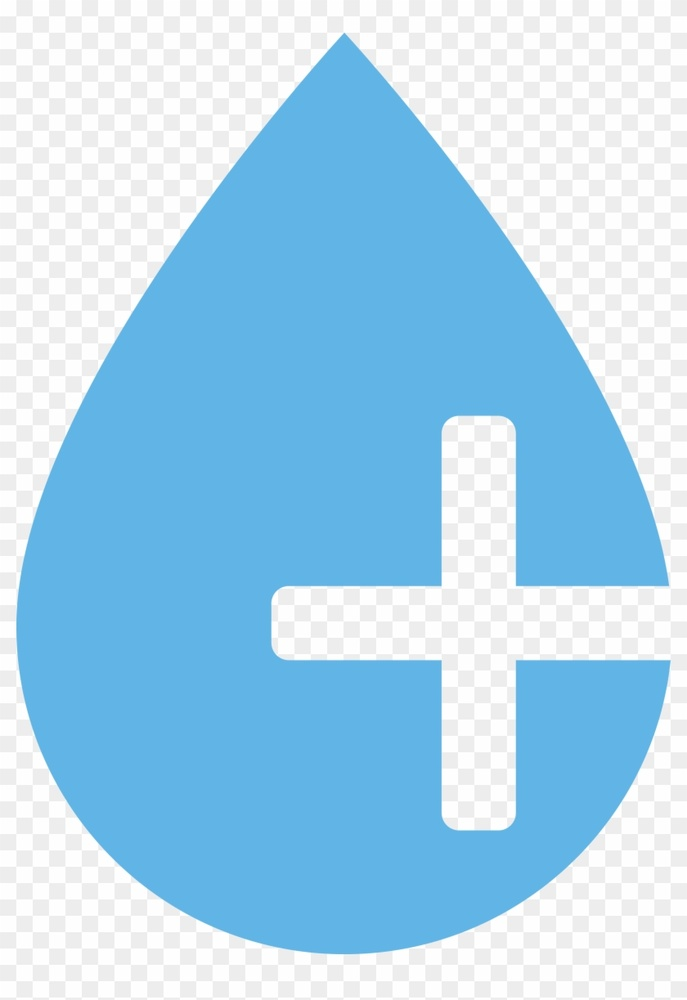
#> input picture python/reminder app/images/water.jpeg, 687 x 1000 px, shrunk from 840 x 1223 before the run
$ python project.py
#> lines starting #> are read from the running program, lines starting #| are printed output that depends on the picture
#> the answer given: ../reminder app/images
#**********************  project.py  *********************
#
# Name: Wilbert Acosta Martinez Jr
#
# Course: CSCI 1470
#
# Assignment: CSCI Python Project
#
# Algorithm:
#   Prompt user to enter the directory to search for images
#   call ImageEvaluator
#       Initialize values/variables to be used throughout the program
#       pass in user input as path
#       verify the path the program is running in is the same path containing images
#       if not change to the correct directory containing the images
#       Start
#           search for images of all types within path and append them to a list
#           Iterate through the list and calculate luminance for each image,
#               return relative luminance
#           Iterate through the image list once more and calculate the brightness of each image
#               return precieved brightness
#           Load data into dictiunary
#           Convert dictionary to JSON file and write to file in the directory
#       End
#
# **********************************************************

import os
import json
import sys
import math
import fnmatch

# Python Imaging Library(PIL) used to manipulate images in Python
from PIL import Image
from PIL import ImageStat

class ImageEvaluator:

    def __init__(self, path):
    # Initialize values
        self.path = path
        self.image_list = []
        self.data = []
        self.img_dict = None
        self.luminance_dict = {}
        self.brightness_dict = {}

    # Changes the dir to the path containing images
    def get_correct_dir(self):
        current_dir = os.getcwd()
        if current_dir == self.path:
            return self.path
        else:
            correct_dir = os.chdir(self.path)
            return correct_dir

    def load_images(self):
    # Loads images into the image list. If no images found, exits program with error message
        jpg_type = '*.jpg'
        JPG_type = '*.JPG'
        jpeg_type = '*.jpeg'
        JPEG_type = '*.JPEG'
        png_type = '*.png'
        PNG_type = '*.PNG'

        for root, dirs, files in os.walk(self.path):
            if not files:
                print('Error - There are no files in this directory')
                return False

            for file_type in files:
                if fnmatch.fnmatch(file_type, jpg_type):
                    self.image_list.append(file_type)
                elif fnmatch.fnmatch(file_type, JPG_type):
                    self.image_list.append(file_type)
                elif fnmatch.fnmatch(file_type, jpeg_type):
                    self.image_list.append(file_type)
                elif fnmatch.fnmatch(file_type, JPEG_type):
                    self.image_list.append(file_type)
                elif fnmatch.fnmatch(file_type, png_type):
                    self.image_list.append(file_type)
                elif fnmatch.fnmatch(file_type, PNG_type):
                    self.image_list.append(file_type)
                else:
                    print('Error - Unable to locate any image files in [{}]. Please try a diffent file path.'
                        .format(self.path))
                    return False
        return True

    def luminance_calculation(self):
        # Calculates the relative luminance and the brightness of an image

        # Gets the correct containing the images first
        dir = self.get_correct_dir()

        for image in self.image_list:
            img = Image.open(image)
#> img is the input picture: PIL image 687x1000 RGB; mean R, G, B 168.5, 211.6, 237.4
            stat = ImageStat.Stat(img)
            grey_img = img.convert('L')
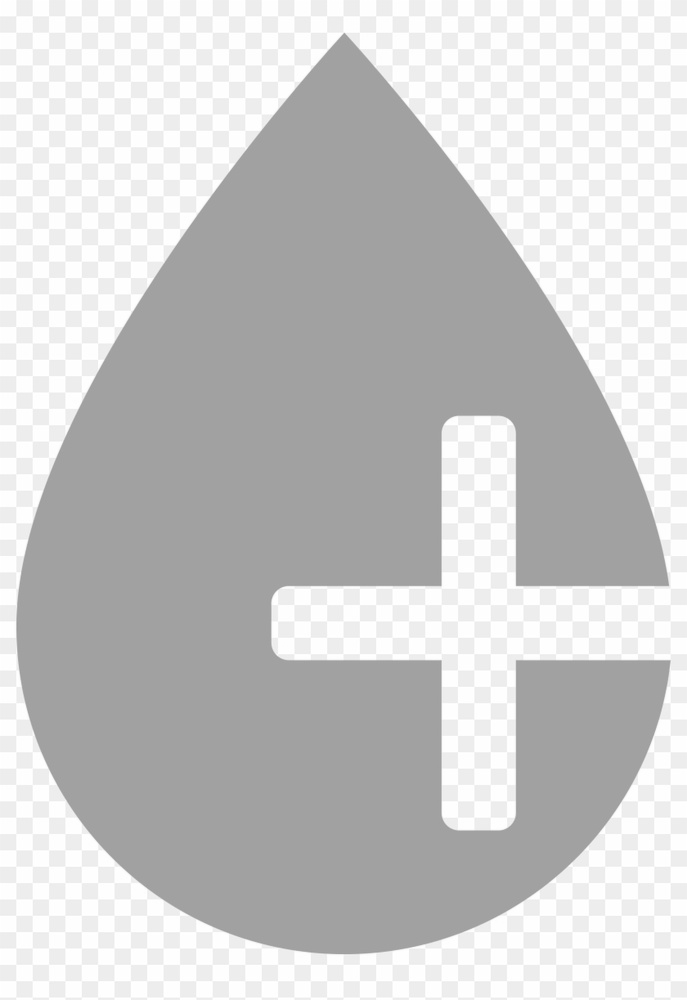
#> grey_img: PIL image 687x1000 L; min 154, max 255, mean 201.7
            grey_stat = ImageStat.Stat(grey_img)
            # R,G,B average values, if any value is None, will continue to iterate
            try:
                rgb_values = stat.mean
#> rgb_values = [168.5, 211.6, 237.4]
                r = stat.mean[0]
#> r = 168.5
                g = stat.mean[1]
#> g = 211.6
                b = stat.mean[2]
#> b = 237.4
                brightness = grey_stat.mean[0]
#> brightness = 201.7
                brightness = '{:.2f}'.format(brightness)
#> brightness = '201.69'
            except Exception as arg:
                print('{}. Missing RGB values will be passed in as 0.0 for [{}]'.format(str(arg), image))
            # If missing a value for R,G, and/or B then 0.0 will be set for missing value
            if r not in rgb_values:
                r = 0.0
                rgb_values.append(r)
            if g not in rgb_values:
                g = 0.0
                rgb_values.append(g)
            if b not in rgb_values:
                b = 0.0
                rgb_values.append(b)

            # Ignores the RGBA format, which is utilized by default
            if len(rgb_values) > 3:
                rgb_values = rgb_values[:3]

            r_value = 'Red: {:.2f}'.format(r)
#> r_value = 'Red: 168.48'
            g_value = 'Green: {:.2f}'.format(g)
#> g_value = 'Green: 211.57'
            b_value = 'Blue: {:.2f}'.format(b)
#> b_value = 'Blue: 237.43'

            # Calculation of luminance
            luminance = (0.2126 * r) + (0.7152 * g) + (0.0722 * b)
#> luminance = 204.3
            luminance = '{:.2f}'.format(luminance)
#> luminance = '204.28'

            # Populating dictionary for each image
            self.img_dict = {'Image': image}
            self.img_dict['RBG Values'] = [r_value, g_value, b_value]
            self.img_dict['Luminance'] = luminance
            self.img_dict['Brightness'] = brightness

            self.data.append(self.img_dict)
        return True

    def output(self):
        # Program starts here
        if self.load_images() is False:
             print('Error - Unable to locate images files in [{}]'.format(
                self.path))
        if self.luminance_calculation() is False:
             print('Error - Unable to calculate luminance')
             return False
        # Writes output to a JSON file
        with open("data.json", "w") as data_file:
            json.dump(self.data, data_file)

        return True
def main():

    # Asks user to enter dir containing images
    path_message = 'Please enter the directory/folder containing the images: '
    # user_path = input(path_message)
    user_path = input(path_message)
    # Calls the ImageEvaluator class and exits if cannot run
    image_evaluater = ImageEvaluator(user_path)
    if image_evaluater.output() is False:
        print('Failed to load images from [{}]'.format(user_path))
        sys.exit(255)
    else:
        print('Done!')
        print('Look in [{}] for output file'.format(user_path))

if __name__ == '__main__':
    main()
